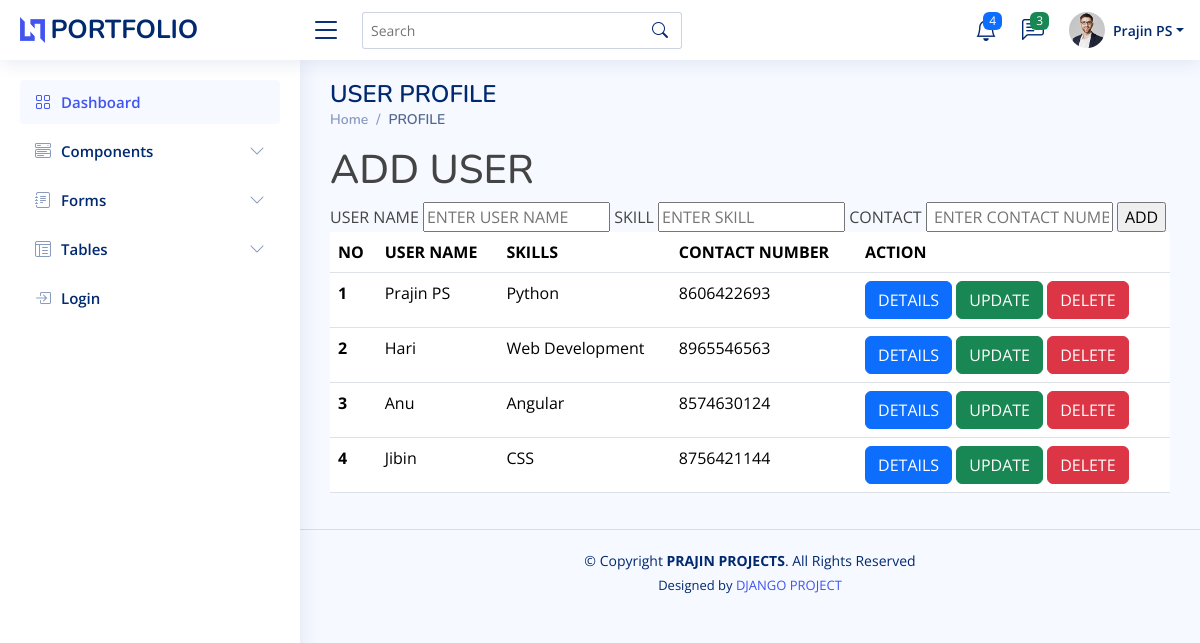
The page / on the database its author committed.
### my_app/models.py (models this page shows, shortened)
class User(models.Model):
    bio=models.CharField(max_length=200)
    skill_set=models.CharField(max_length=200)
    contact_details=models.IntegerField()

### my_app/views.py (the view)
# urls.py: path('',views.user),
def user(request):
    users = User.objects.all()
    if request.method == 'POST':
        bio = request.POST.get('bio')
        skill_set = request.POST.get('skill_set')
        contact_details = request.POST.get('contact_details')
        user= User(bio=bio, skill_set=skill_set, contact_details=contact_details)
        user.save()
    return render(request, 'user.html',{'users':users})

### templates/user.html (shortened to what this page needs)
{% extends 'base.html' %}
{% load static %}
{% block content %}
<h1> ADD USER </h1>
<form action=" " method="post">
    <label for="">USER NAME</label>
    <input type="text" name="bio" placeholder="ENTER USER NAME" value="{{user.bio}}">
    <label for="">SKILL</label>
    <input type="text" name="skill_set" placeholder="ENTER SKILL" value="{{user.skill_set}}">
    <label for="">CONTACT</label>
    <input type="text" name="contact_details" placeholder=" ENTER CONTACT NUMBER" value="{{user.contact_details}}">
    <input type="submit" value="ADD">
</form>
<table class="table">
    <thead>
    <tr>
        <th scope="col">NO</th>
        <th scope="col">USER NAME</th>
        <th scope="col">SKILLS</th>
        <th scope="col">CONTACT NUMBER
        <th scope="col">ACTION</th>
    </tr>
    </thead>
    <tbody>
    {% for user in users %}
    <tr>
         <th scope="row">{{ forloop.counter }}</th>
        <td>{{ user.bio }}</td>
        <td>{{ user.skill_set }}</td>
        <td>{{ user.contact_details }}</td>
        <td>
            <a href="{% url 'details' user.id %}" class="btn btn-primary">DETAILS</a>
            <a href="{% url 'update' user.id %}" class="btn btn-success">UPDATE</a>
            <a href="{% url 'delete' user.id %}" class="btn btn-danger">DELETE</a>
        </td>
    </tr>
    {% endfor %}
    </tbody>
</table>
{% endblock %}

### templates/base.html (shortened to what this page needs)
<!DOCTYPE html>
{% load static %}
<html lang="en">
<head>
  <link href="{% static 'assets/vendor/bootstrap/css/bootstrap.min.css' %}" rel="stylesheet">
  <link href="{% static 'assets/vendor/bootstrap-icons/bootstrap-icons.css' %}" rel="stylesheet">
  <link href="{% static 'assets/vendor/boxicons/css/boxicons.min.css' %}" rel="stylesheet">
  <link href="{% static 'assets/vendor/quill/quill.snow.css' %}" rel="stylesheet">
  <link href="{% static 'assets/vendor/quill/quill.bubble.css' %}" rel="stylesheet">
  <link href="{% static 'assets/vendor/remixicon/remixicon.css' %}" rel="stylesheet">
  <link href="{% static 'assets/vendor/simple-datatables/style.css' %}" rel="stylesheet">
  <link href="{% static 'assets/css/style.css' %}" rel="stylesheet">
</head>
<body>
  <header id="header" class="header fixed-top d-flex align-items-center">
    <div class="d-flex align-items-center justify-content-between">
      <a href="{% static 'index.html' %}" class="logo d-flex align-items-center">
        <img src="{% static 'assets/img/logo.png' %}" alt="">
        <span class="d-none d-lg-block">PORTFOLIO</span>
      </a>
      <i class="bi bi-list toggle-sidebar-btn"></i>
    </div>
    <div class="search-bar">
      <form class="search-form d-flex align-items-center" method="POST" action="#">
        <input type="text" name="query" placeholder="Search" title="Enter search keyword">
        <button type="submit" title="Search"><i class="bi bi-search"></i></button>
      </form>
    </div>
    <nav class="header-nav ms-auto">
      <ul class="d-flex align-items-center">
        <li class="nav-item dropdown">
          <a class="nav-link nav-icon" href="#" data-bs-toggle="dropdown">
            <i class="bi bi-bell"></i>
            <span class="badge bg-primary badge-number">4</span>
          </a>
        </li>
        <li class="nav-item dropdown">
          <a class="nav-link nav-icon" href="#" data-bs-toggle="dropdown">
            <i class="bi bi-chat-left-text"></i>
            <span class="badge bg-success badge-number">3</span>
          </a>
        </li>
        <li class="nav-item dropdown pe-3">
          <a class="nav-link nav-profile d-flex align-items-center pe-0" href="#" data-bs-toggle="dropdown">
            <img src="assets/img/profile-img.jpg" alt="Profile" class="rounded-circle">
            <span class="d-none d-md-block dropdown-toggle ps-2">Prajin PS</span>
          </a>
        </li>
      </ul>
    </nav>
  </header>
  <aside id="sidebar" class="sidebar">
    <ul class="sidebar-nav" id="sidebar-nav">
      <li class="nav-item">
        <a class="nav-link " href="index.html">
          <i class="bi bi-grid"></i>
          <span>Dashboard</span>
        </a>
      </li>
      <li class="nav-item">
        <a class="nav-link collapsed" data-bs-target="#components-nav" data-bs-toggle="collapse" href="#">
          <i class="bi bi-menu-button-wide"></i><span>Components</span><i class="bi bi-chevron-down ms-auto"></i>
        </a>
      </li>
      <li class="nav-item">
        <a class="nav-link collapsed" data-bs-target="#forms-nav" data-bs-toggle="collapse" href="#">
          <i class="bi bi-journal-text"></i><span>Forms</span><i class="bi bi-chevron-down ms-auto"></i>
        </a>
      </li>
      <li class="nav-item">
        <a class="nav-link collapsed" data-bs-target="#tables-nav" data-bs-toggle="collapse" href="#">
          <i class="bi bi-layout-text-window-reverse"></i><span>Tables</span><i class="bi bi-chevron-down ms-auto"></i>
        </a>
      </li>
      <li class="nav-item">
        <a class="nav-link collapsed" href="pages-login.html">
          <i class="bi bi-box-arrow-in-right"></i>
          <span>Login</span>
        </a>
      </li>
    </ul>
  </aside>
  <main id="main" class="main">
    <div class="pagetitle">
      <h1>USER PROFILE</h1>
      <nav>
        <ol class="breadcrumb">
          <li class="breadcrumb-item"><a href="index.html">Home</a></li>
          <li class="breadcrumb-item active">PROFILE</li>
        </ol>
      </nav>
    </div>
  {% block content %}
   {% endblock %}
     </main>
  <footer id="footer" class="footer">
    <div class="copyright">
      &copy; Copyright <strong><span>PRAJIN PROJECTS</span></strong>. All Rights Reserved
    </div>
    <div class="credits">
      Designed by <a href="https://bootstrapmade.com/">DJANGO PROJECT</a>
    </div>
  </footer>
</body>
</html>

### static/assets/css/style.css (style rules this page uses)
:root { scroll-behavior: smooth; }
body { font-family: "Open Sans", sans-serif; background: #f6f9ff; color: #444444; }
a { color: #4154f1; text-decoration: none; }
h1, h2, h3, h4, h5, h6 { font-family: "Nunito", sans-serif; }
#main { margin-top: 60px; padding: 20px 30px; transition: all 0.3s; }
.pagetitle { margin-bottom: 10px; }
.pagetitle h1 { font-size: 24px; margin-bottom: 0; font-weight: 600; color: #012970; }
.breadcrumb { font-size: 14px; font-family: "Nunito", sans-serif; color: #899bbd; font-weight: 600; }
.breadcrumb a { color: #899bbd; transition: 0.3s; }
.breadcrumb .breadcrumb-item::before { color: #899bbd; }
.breadcrumb .active { color: #51678f; font-weight: 600; }
.logo { line-height: 1; }
@media (min-width: 1200px) { .logo { width: 280px; } }
.logo img { max-height: 26px; margin-right: 6px; }
.logo span { font-size: 26px; font-weight: 700; color: #012970; font-family: "Nunito", sans-serif; }
.header { transition: all 0.5s; z-index: 997; height: 60px; box-shadow: 0px 2px 20px rgba(1, 41, 112, 0.1); background-color: #fff; padding-left: 20px; }
.header .toggle-sidebar-btn { font-size: 32px; padding-left: 10px; cursor: pointer; color: #012970; }
.header .search-bar { min-width: 360px; padding: 0 20px; }
.header .search-form { width: 100%; }
.header .search-form input { border: 0; font-size: 14px; color: #012970; border: 1px solid rgba(1, 41, 112, 0.2); padding: 7px 38px 7px 8px; border-radius: 3px; transition: 0.3s; width: 100%; }
.header .search-form button { border: 0; padding: 0; margin-left: -30px; background: none; }
.header .search-form button i { color: #012970; }
.header-nav ul { list-style: none; }
.header-nav>ul { margin: 0; padding: 0; }
.header-nav .nav-icon { font-size: 22px; color: #012970; margin-right: 25px; position: relative; }
.header-nav .nav-profile { color: #012970; }
.header-nav .nav-profile img { max-height: 36px; }
.header-nav .nav-profile span { font-size: 14px; font-weight: 600; }
.header-nav .badge-number { position: absolute; inset: -2px -5px auto auto; font-weight: normal; font-size: 12px; padding: 3px 6px; }
.sidebar { position: fixed; top: 60px; left: 0; bottom: 0; width: 300px; z-index: 996; transition: all 0.3s; padding: 20px; overflow-y: auto; scrollbar-width: thin; scrollbar-color: #aab7cf transparent; box-shadow: 0px 0px 20px rgba(1, 41, 112, 0.1); background-color: #fff; }
@media (min-width: 1200px) { #main, #footer { margin-left: 300px; } }
.sidebar-nav { padding: 0; margin: 0; list-style: none; }
.sidebar-nav li { padding: 0; margin: 0; list-style: none; }
.sidebar-nav .nav-item { margin-bottom: 5px; }
.sidebar-nav .nav-link { display: flex; align-items: center; font-size: 15px; font-weight: 600; color: #4154f1; transition: 0.3; background: #f6f9ff; padding: 10px 15px; border-radius: 4px; }
.sidebar-nav .nav-link i { font-size: 16px; margin-right: 10px; color: #4154f1; }
.sidebar-nav .nav-link.collapsed { color: #012970; background: #fff; }
.sidebar-nav .nav-link.collapsed i { color: #899bbd; }
.sidebar-nav .nav-link .bi-chevron-down { margin-right: 0; transition: transform 0.2s ease-in-out; }
.footer { padding: 20px 0; font-size: 14px; transition: all 0.3s; border-top: 1px solid #cddfff; }
.footer .copyright { text-align: center; color: #012970; }
.footer .credits { padding-top: 5px; text-align: center; font-size: 13px; color: #012970; }

### rows shown on the page
User: bio "Prajin PS", skill_set "Python", contact_details "8606422693"
User: bio "Hari", skill_set "Web Development", contact_details "8965546563"
User: bio "Anu", skill_set "Angular", contact_details "8574630124"
User: bio "Jibin", skill_set "CSS", contact_details "8756421144"
